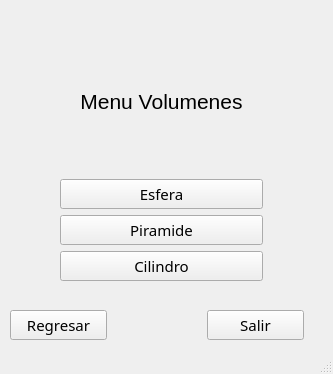
<?xml version="1.0" encoding="UTF-8"?>
<ui version="4.0">
 <class>MainWindow</class>
 <widget class="QMainWindow" name="MainWindow">
  <property name="geometry">
   <rect>
    <x>0</x>
    <y>0</y>
    <width>333</width>
    <height>374</height>
   </rect>
  </property>
  <property name="windowTitle">
   <string>MainWindow</string>
  </property>
  <widget class="QWidget" name="centralwidget">
   <widget class="QWidget" name="layoutWidget">
    <property name="geometry">
     <rect>
      <x>60</x>
      <y>30</y>
      <width>203</width>
      <height>251</height>
     </rect>
    </property>
    <layout class="QVBoxLayout" name="verticalLayout">
     <item>
      <widget class="QLabel" name="label">
       <property name="font">
        <font>
         <pointsize>16</pointsize>
        </font>
       </property>
       <property name="text">
        <string>Menu Volumenes</string>
       </property>
       <property name="alignment">
        <set>Qt::AlignCenter</set>
       </property>
      </widget>
     </item>
     <item>
      <widget class="QPushButton" name="Btn_V_Esfera">
       <property name="font">
        <font>
         <family>MS PGothic</family>
         <pointsize>11</pointsize>
        </font>
       </property>
       <property name="text">
        <string>Esfera</string>
       </property>
      </widget>
     </item>
     <item>
      <widget class="QPushButton" name="Btn_V_Piramide">
       <property name="font">
        <font>
         <family>MS PGothic</family>
         <pointsize>11</pointsize>
        </font>
       </property>
       <property name="text">
        <string>Piramide</string>
       </property>
      </widget>
     </item>
     <item>
      <widget class="QPushButton" name="Btn_V_Cilindro">
       <property name="font">
        <font>
         <family>MS PGothic</family>
         <pointsize>11</pointsize>
        </font>
       </property>
       <property name="text">
        <string>Cilindro</string>
       </property>
      </widget>
     </item>
    </layout>
   </widget>
   <widget class="QWidget" name="layoutWidget">
    <property name="geometry">
     <rect>
      <x>10</x>
      <y>310</y>
      <width>294</width>
      <height>30</height>
     </rect>
    </property>
    <layout class="QHBoxLayout" name="horizontalLayout">
     <property name="spacing">
      <number>100</number>
     </property>
     <item>
      <widget class="QPushButton" name="Btn_Regresar">
       <property name="font">
        <font>
         <family>MS PGothic</family>
         <pointsize>11</pointsize>
        </font>
       </property>
       <property name="text">
        <string>Regresar</string>
       </property>
      </widget>
     </item>
     <item>
      <widget class="QPushButton" name="Btn_Salir">
       <property name="font">
        <font>
         <family>MS PGothic</family>
         <pointsize>11</pointsize>
        </font>
       </property>
       <property name="text">
        <string>Salir</string>
       </property>
      </widget>
     </item>
    </layout>
   </widget>
  </widget>
  <widget class="QStatusBar" name="statusbar"/>
 </widget>
 <resources/>
 <connections/>
</ui>
